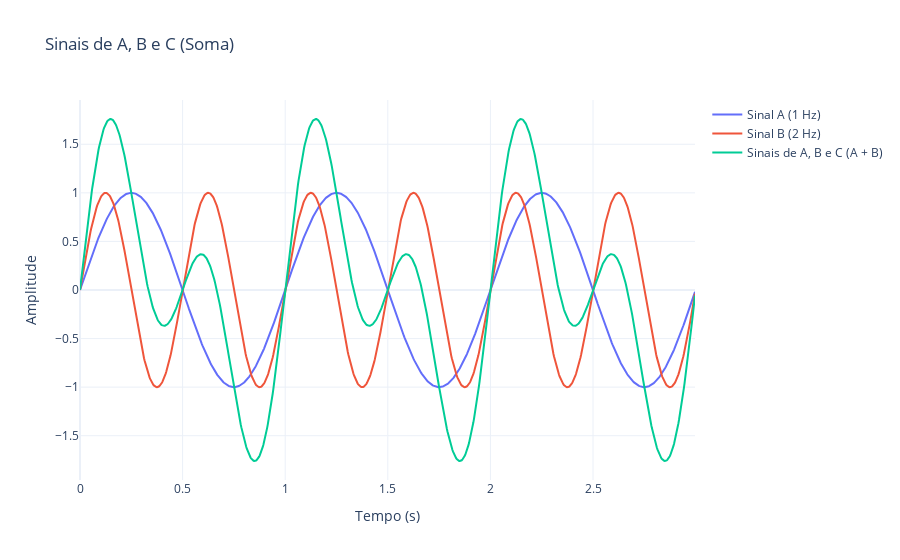

Notebook cell for this chart:
### Code cell
fig = go.Figure()
fig.add_trace(go.Scatter(x=t, y=y_A, mode='lines', name='Sinal A (1 Hz)'))
fig.add_trace(go.Scatter(x=t, y=y_B, mode='lines', name='Sinal B (2 Hz)'))
fig.add_trace(go.Scatter(x=t, y=y_C, mode='lines', name='Sinais de A, B e C (A + B)'))

fig.update_layout(
    title="Sinais de A, B e C (Soma)",
    xaxis_title="Tempo (s)",
    yaxis_title="Amplitude",
    template="plotly_white"
)

fig.show()

### Figure 1 — Plotly figure (JSON) as saved in the notebook; plotly's stock layout.template omitted (floating-point values rounded to 4 significant figures; data arrays with more than 128 entries replaced by an {"elided": "..."} marker saying what was removed)
{"data": [{"mode": "lines", "name": "Sinal A (1 Hz)", "type": "scatter", "x": {"elided": "1000 float values"}, "y": {"elided": "1000 float values"}}, {"mode": "lines", "name": "Sinal B (2 Hz)", "type": "scatter", "x": {"elided": "1000 float values"}, "y": {"elided": "1000 float values"}}, {"mode": "lines", "name": "Sinais de A, B e C (A + B)", "type": "scatter", "x": {"elided": "1000 float values"}, "y": {"elided": "1000 float values"}}], "layout": {"title": {"text": "Sinais de A, B e C (Soma)"}, "xaxis": {"title": {"text": "Tempo (s)"}}, "yaxis": {"title": {"text": "Amplitude"}}}}
